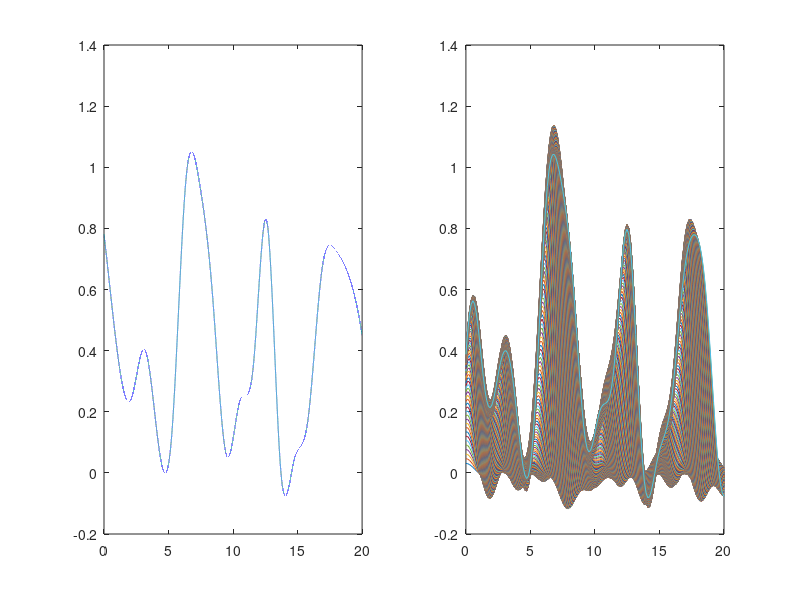

Source code (MATLAB):
mat_vars=load('random_signal.mat');
sample_rate_data=mat_vars.Fs;
signal_data=mat_vars.signal;
%signal_data=transpose(signal_data);
x=fft(signal_data)/8000;
time=length(signal_data)/sample_rate_data;
t=linspace(0,20,160000);
subplot(1,2,1);
plot(t,signal_data);
subplot(1,2,2);
% [Ts,T1]=ndgrid(signal_data,t);
% y = sinc(Ts - T1)*signal_data;
% plot(t,y);
x1=linspace(0,20,150);
y1=zeros(size(x1));
j=1
y1=y1 + sinc(x1)*signal_data(1);
for i = 0:0.02:19
    a = sinc(x1-i);
    b=signal_data(160*j);
    y1=y1 + sinc(x1-i)*signal_data(160*j);
    j=j+1;
    plot(x1,y1*time/1000);
    pause(0.01);
    hold on;
end
